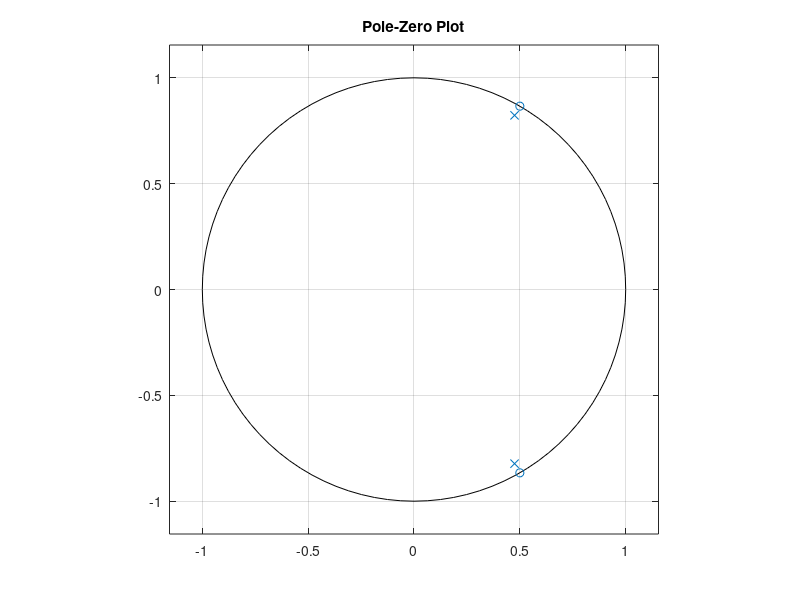

This figure's MATLAB source:
theta = pi/3;
r = 0.95;

a = [1,-2* r * cos(theta), r*r];
b = [1,-2*cos(theta),1];
zplane(b,a);
title('Pole-Zero Plot')